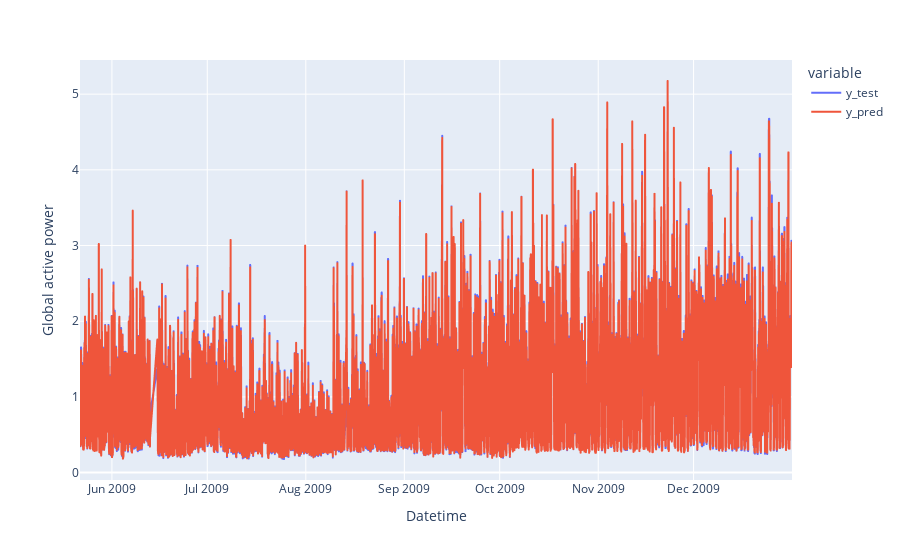

The code cell stored with this chart in its notebook:
### Code cell
fig = px.line(df_pred_test,labels={'value':'Global active power'})
fig.show()

### Figure 1 — Plotly figure (JSON) as saved in the notebook; plotly's stock layout.template omitted (floating-point values rounded to 4 significant figures; data arrays with more than 128 entries replaced by an {"elided": "..."} marker saying what was removed)
{"data": [{"hovertemplate": "variable=y_test<br>Datetime=%{x}<br>Global active power=%{y}<extra></extra>", "legendgroup": "y_test", "line": {"color": "#636efa", "dash": "solid"}, "marker": {"symbol": "circle"}, "mode": "lines", "name": "y_test", "showlegend": true, "type": "scattergl", "x": {"elided": "5309 str values"}, "xaxis": "x", "y": {"elided": "5309 float values"}, "yaxis": "y"}, {"hovertemplate": "variable=y_pred<br>Datetime=%{x}<br>Global active power=%{y}<extra></extra>", "legendgroup": "y_pred", "line": {"color": "#EF553B", "dash": "solid"}, "marker": {"symbol": "circle"}, "mode": "lines", "name": "y_pred", "showlegend": true, "type": "scattergl", "x": {"elided": "5309 str values"}, "xaxis": "x", "y": {"elided": "5309 float values"}, "yaxis": "y"}], "layout": {"legend": {"title": {"text": "variable"}, "tracegroupgap": 0}, "margin": {"t": 60}, "xaxis": {"anchor": "y", "domain": [0, 1], "title": {"text": "Datetime"}}, "yaxis": {"anchor": "x", "domain": [0, 1], "title": {"text": "Global active power"}}}}
